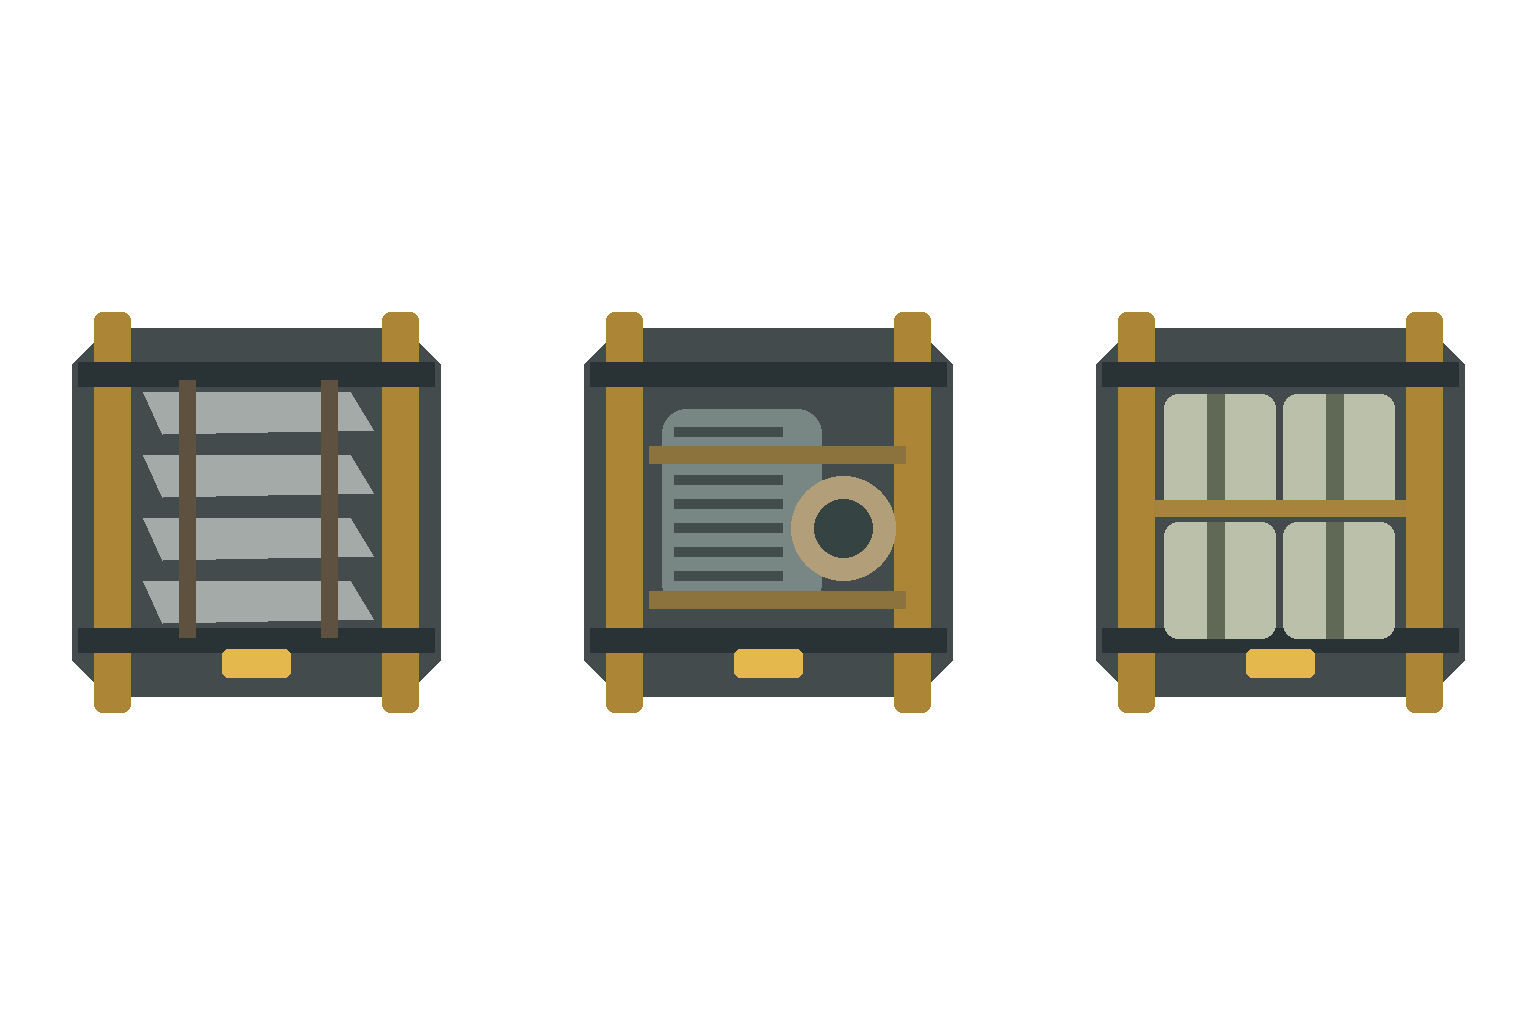

Generate this figure with Python:
"""Geometry only: three open recovery skids, full 512px frames, overhead."""
from pathlib import Path
from PIL import Image, ImageDraw

ROOT = Path(__file__).resolve().parents[2]
guide = Image.new('RGBA', (1536, 1024))
for variant in range(3):
    cell = Image.new('RGBA', (512, 512))
    d = ImageDraw.Draw(cell)
    # Clipped corners and projecting lift lugs distinguish caches from closed crates.
    d.polygon([(108,72),(404,72),(440,108),(440,404),(404,440),(108,440),(72,404),(72,108)], fill='#434b4c')
    for x in (94,382):
        d.rounded_rectangle((x,56,x+36,456),8,fill='#ad8537')
    for y in (106,372):
        d.rectangle((78,y,434,y+24),fill='#293335')
    if variant == 0:
        for y in (136,199,262,325):
            d.polygon([(143,y),(350,y),(373,y+38),(162,y+42)], fill='#a3aaa7')
        for x in (179,321): d.rectangle((x,124,x+16,381),fill='#5e5140')
    elif variant == 1:
        d.rounded_rectangle((150,153,309,351),24,fill='#788784')
        for y in range(171,336,24): d.rectangle((162,y,270,y+9),fill='#424d4c')
        d.ellipse((279,220,383,324),fill='#b29e78')
        d.ellipse((302,243,360,301),fill='#354343')
        d.rectangle((137,190,393,207),fill='#8c733d')
        d.rectangle((137,335,393,352),fill='#8c733d')
    else:
        for x,y in ((140,138),(259,138),(140,266),(259,266)):
            d.rounded_rectangle((x,y,x+111,y+116),14,fill='#bac0a9')
            d.rectangle((x+43,y,x+60,y+116),fill='#606856')
        d.rectangle((130,244,382,260),fill='#a7833e')
    d.rounded_rectangle((222,393,290,421),6,fill='#e4b84c')
    guide.alpha_composite(cell,(variant*512,256))
guide.save(ROOT/'art-source/templates/field-salvage-guide.png')
